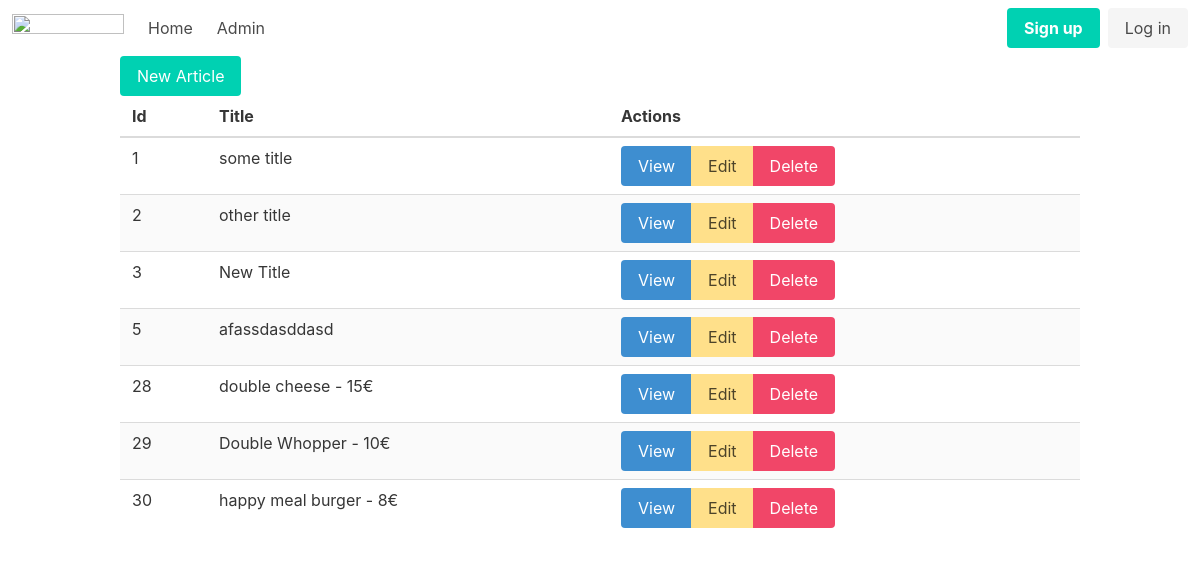
Page /admin/articles on the earlier database version.
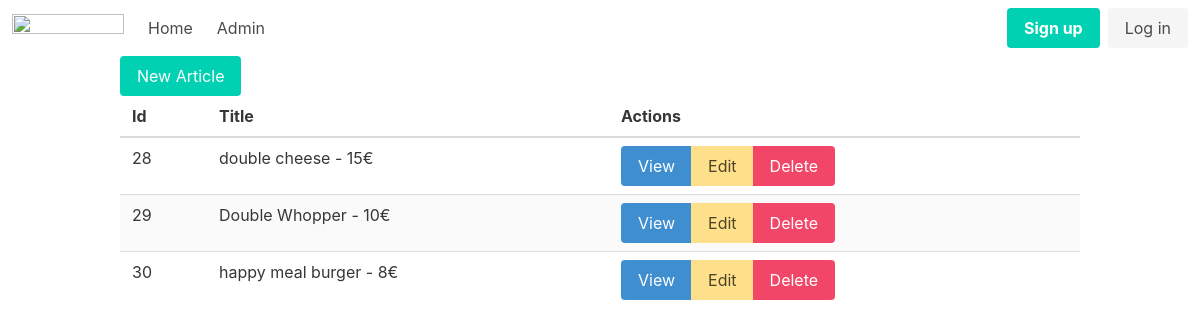
Same page on the later database version.
### tables this page shows
CREATE TABLE "articles"
(
    id    integer
        primary key autoincrement,
    title text,
    body  text
, image blob);

### helpers.php (called while the page is built, shortened)
<?php
function view($viewName, $vars = []){
    extract($vars);
    include __DIR__ . "/views/$viewName.php";
}

### src/Controllers/ArticlesController.php (called while the page is built, shortened)
<?php
class ArticlesController {
    public function index(){
        $articles = Article::all();
        view('articles/index', compact('articles'));
    }
}

### src/DB.php (called while the page is built, shortened)
<?php
class DB {
    private $conn;
    public function __construct(){
        try {
            $this->conn = new PDO("sqlite:db.sqlite");
            $this->conn->setAttribute(PDO::ATTR_ERRMODE, PDO::ERRMODE_EXCEPTION);
        } catch(PDOException $e) {
            echo "Connection failed: " . $e->getMessage();
        }
    }
    public function all($table, $class){
        $stmt = $this->conn->prepare("SELECT * FROM $table");
        $stmt->execute();
        $stmt->setFetchMode(PDO::FETCH_CLASS, $class);
        return $stmt->fetchAll();
    }
}

### src/Models/Model.php (called while the page is built, shortened)
<?php
class Model {
    public static $table;
    public static function all(){
        $db = new DB();
        return $db->all(static::$table, static::class);
    }
}

### views/articles/index.php (the view)
<?php include __DIR__ . '/../partials/header.php'; ?>
<div class="container">
        <a href="/admin/articles/new" class="button is-primary">New Article</a>
        <table class="table is-striped is-fullwidth">
            <thead>
                <th>Id</th>
                <th>Title</th>
                <th>Actions</th>
            </thead>
            <tbody>
                <?php foreach($articles as $article): ?>
                    <tr>
                        <td><?=$article->id?></td>
                        <td><?=$article->title?></td>
                        <td>
                            <div class="buttons has-addons">
                                <a class="button is-info" href="/admin/articles/view?id=<?=$article->id?>">View</a>
                                <a class="button is-warning" href="/admin/articles/edit?id=<?=$article->id?>">Edit</a>
                                <a class="button is-danger" href="/admin/articles/delete?id=<?=$article->id?>">Delete</a>
                            </div>
                        </td>
                    </tr>
                <?php endforeach; ?>
            </tbody>
        </table>
</div>
<?php include __DIR__ .  '/../partials/footer.php'; ?>

Differences in the rows shown:
removed articles: id "1", title "some title"
removed articles: id "2", title "other title"
removed articles: id "3", title "New Title"
removed articles: id "5", title "afassdasddasd"
